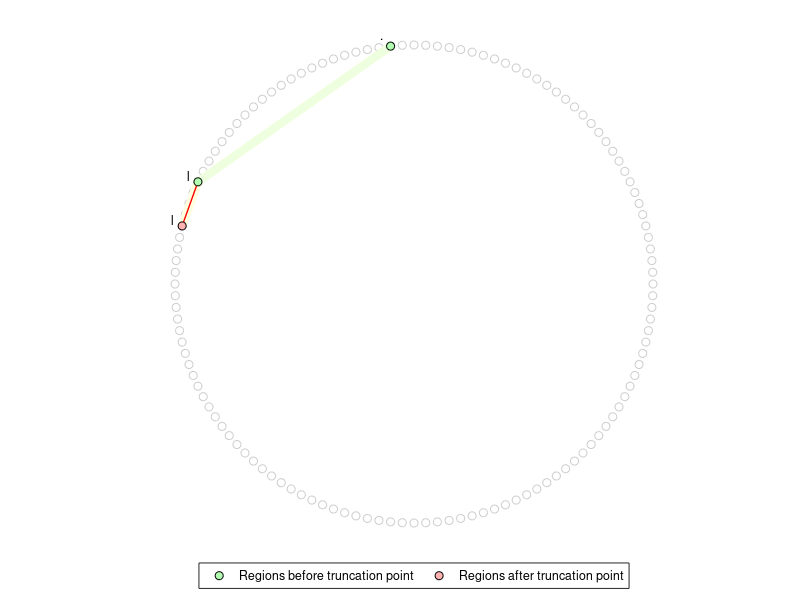
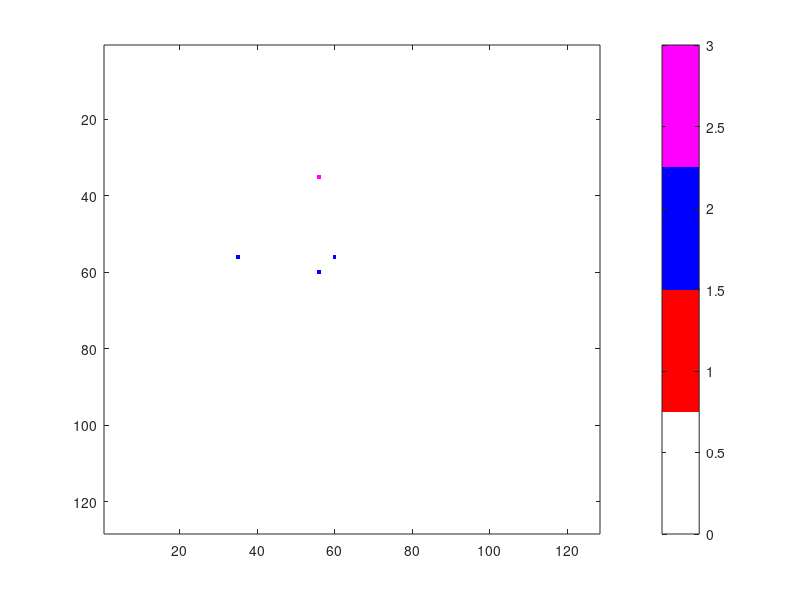

Here is the MATLAB script that generated these plots, in order: (Note: this script raises an error after producing the figures.)
function draw_connection_circle(id, patient_ID, matter_connection_matrix, seizure_connection_matrix, seizure_1, seizure_1_labels, seizure_2, seizure_2_labels)
    save_file = true;
    N = 128;
    
    % the circle axis
    theta = linspace(0, 2*pi, N+1);
    theta(end) = [];
    x = cos(theta);
    y = sin(theta);
    
    figure('Position', [100, 100, 1200, 900]);
    set(gcf, 'Visible', 'off');
    set(gcf, 'Color', [1, 1, 1]);
    axis equal;
    axis off;

    % Test matrix
    if nargin == 0 % default value
        id = 0;
        patient_ID = "TEST";
        matter_connection_matrix = zeros(N, N);
        matter_connection_matrix(35, 56) = 3; 
        matter_connection_matrix(56, 35) = 2;
        matter_connection_matrix(56, 60) = 2;
        matter_connection_matrix(60, 56) = 2;
        seizure_connection_matrix = zeros(N, N);
        seizure_connection_matrix(56, 60) = 2;
        seizure_1 = [56 35];
        seizure_1_labels = ["l.postcentral_2" "l.postcentral_1"];
        seizure_2 = 60;
        seizure_2_labels = "l.precentral_4";
        set(gcf, 'Visible', 'on');
        save_file = false;
    end

    hold on;
    
    for i = 1:N
        plot(x(i), y(i), 'o', 'MarkerEdgeColor', [0.8, 0.8, 0.8], 'MarkerFaceColor', 'none');
    end

    % seperate so they won't overlap
    for i = 1:N
        for j = 1:N
            % delete the self connection
            if i == j
                matter_connection_matrix(i, j) = 0;
            end

            if matter_connection_matrix(i, j) == 2
                plot([x(i) x(j)], [y(i) y(j)], 'Color', [254, 255, 223]/255, 'LineWidth', 6);
            end
        end
    end

    for i = 1:N
        for j = 1:N
            if matter_connection_matrix(i, j) == 1
                plot([x(i) x(j)], [y(i) y(j)], 'Color', [223, 254, 255]/255, 'LineWidth', 6);
            end
        end
    end

    for i = 1:N
        for j = 1:N
            if matter_connection_matrix(i, j) == 3
                plot([x(i) x(j)], [y(i) y(j)], 'Color', [238, 255, 223]/255, 'LineWidth', 6);
            end
        end
    end

    for i = 1:N
        for j = 1:N
            if seizure_connection_matrix(i, j) > 0
                plot([x(i) x(j)], [y(i) y(j)], 'Color', 'r', 'LineWidth', 1);
            end
        end
    end
    
    for i = 1:size(seizure_1, 2)
        onset = seizure_1(i);
        plot1 = plot(x(onset), y(onset), 'o', 'MarkerEdgeColor', [0, 0, 0], 'MarkerFaceColor', [0.7, 1, 0.7]);
        if x(onset) > 0 && y(onset) >= 0
            text(x(onset)+0.03, y(onset)+0.03, seizure_1_labels(i), 'HorizontalAlignment', 'left', 'FontSize', 9);
        elseif x(onset) >= 0 && y(onset) < 0
            text(x(onset)+0.03, y(onset)-0.03, seizure_1_labels(i), 'HorizontalAlignment', 'left', 'FontSize', 9);
        elseif x(onset) < 0 && y(onset) <= 0
            text(x(onset)-0.03, y(onset)-0.03, seizure_1_labels(i), 'HorizontalAlignment', 'right', 'FontSize', 9);
        elseif x(onset) <= 0 && y(onset) > 0
            text(x(onset)-0.03, y(onset)+0.03, seizure_1_labels(i), 'HorizontalAlignment', 'right', 'FontSize', 9);
        end
    end
    
    for i = 1:size(seizure_2, 2)
        onset = seizure_2(i);
        plot2 = plot(x(onset), y(onset), 'o', 'MarkerEdgeColor', [0, 0, 0], 'MarkerFaceColor', [1, 0.7, 0.7]);
        if x(onset) > 0 && y(onset) >= 0
            text(x(onset)+0.03, y(onset)+0.03, seizure_2_labels(i), 'HorizontalAlignment', 'left', 'FontSize', 9);
        elseif x(onset) >= 0 && y(onset) < 0
            text(x(onset)+0.03, y(onset)-0.03, seizure_2_labels(i), 'HorizontalAlignment', 'left', 'FontSize', 9);
        elseif x(onset) < 0 && y(onset) <= 0
            text(x(onset)-0.03, y(onset)-0.03, seizure_2_labels(i), 'HorizontalAlignment', 'right', 'FontSize', 9);
        elseif x(onset) <= 0 && y(onset) > 0
            text(x(onset)-0.03, y(onset)+0.03, seizure_2_labels(i), 'HorizontalAlignment', 'right', 'FontSize', 9);
        end
    end
    
    % For every seizure2, find if there is any connection with seizure 1
    % if not, highlight it in the graph
    % that means that region don't follow the seizure pathway
    
    seizure_isolated = seizure_2;
    seizure_isolated
    indices = [];
    for i = 1:size(seizure_2, 2)
        for j = 1:size(seizure_1, 2)
            if matter_connection_matrix(seizure_2(i), seizure_1(j)) > 0
                indices(end+1) = seizure_2(i);
                break;
            end
        end
    end
    indices

    % Find out the percentage that follow the pathway



    % Also, for every region2, calculate the percentage that it has a
    % conncetion with the region1


    
    hold off;
    % title('Connection circle');

    legend([plot1, plot2], {"Regions before truncation point", "Regions after truncation point"}, 'Location', 'bestoutside', 'Orientation', 'horizontal');

    filename = sprintf('%s\\%d_%s_matter_connection_circle.png', "pictures", id, patient_ID); 
    saveas(gcf, filename); 

    figure;
    set(gcf, 'Visible', 'off');
    imagesc(matter_connection_matrix);
    colormap([1 1 1; 1 0 0; 0 0 1; 1 0 1])

    h = colorbar;
    set(h, 'Ticks', [0.5 1.5 2.5 3.5], 'TickLabels', {'none', 'grey matter', 'white matter', 'both'});
    clim([0 4]);
    axis equal;
    axis tight;
    
    if save_file
        filename = sprintf('%s\\%d_%s_matter_connection_matrix.png', "pictures", id, patient_ID); 
        saveas(gcf, filename); 
    end 

end